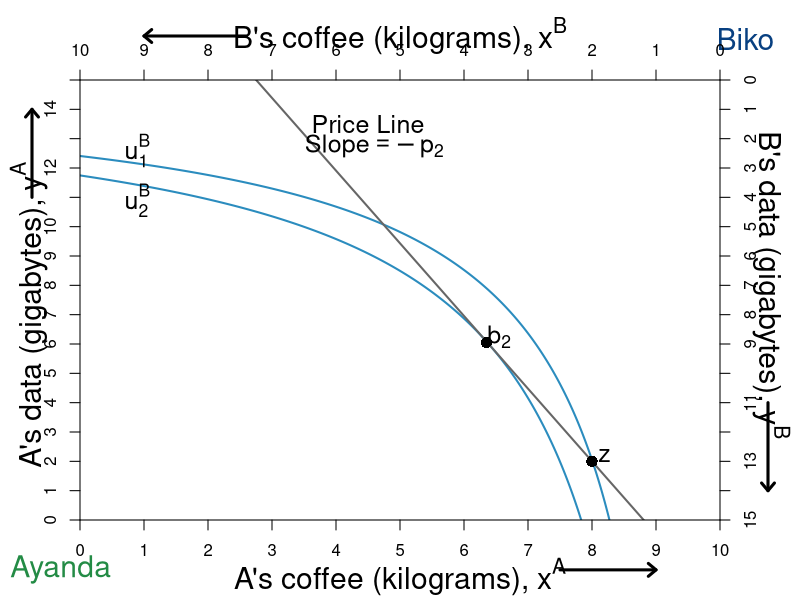

This chart was generated by the following R code:
#require(ggplot2)
require(shape)
#pdf(file = "property_psp1_offerSTEP1.pdf", width = 9, height = 7)
#pdf(file = "property_psp1_offerSTEP2.pdf", width = 9, height = 7)
#pdf(file = "property_psp1_offerSTEP3.pdf", width = 9, height = 7)
#pdf(file = "property_psp1_offerSTEP4.pdf", width = 9, height = 7)
pdf(file = "property/property_psp1_offer_step2.pdf", width = 9, height = 7)

#Set parameters for graphics
pointsize <- 1.8
axislabelsize <- 1.8
labelsize <- 1.5
namesize <- 1.8
annotatesize <- 1.5
graphlinewidth <- 2
segmentlinewidth <- 1.5


COL <- c("#7fc97f", "#beaed4", "#fdc086", "#ffff99", "#386cb0", "#f0027f", "#bf5b17", "#666666")
COLA <- c("#99d8c9","#66c2a4","#41ae76", "#238b45", "#005824")
COLB <- c("#4eb3d3", "#2b8cbe", "#0868ac","#084081")


indiffcurveA1 <- function(x, U = 4, A = 1, a = 0.5) {
  ((((U-2)/A)*(1/x)^a)^(1/(1-a)))
}

indiffcurveA2 <- function(x, U = 4, A = 1, a = 0.5) {
  (((U/A)*(1/x)^a)^(1/(1-a)))
}

indiffcurveA3 <- function(x, U = 6.196918, A = 1, a = 0.5) {
  (((U/A)*(1/x)^a)^(1/(1-a)))
}

indiffcurveA4 <- function(x, U = 6.984164, A = 1, a = 0.5) {
  ((((U)/A)*(1/x)^a)^(1/(1-a)))
}

paretoEC <- function(x) {
  (3/2)*x
}

MonopolyPrice <- function(x) {
  21.82142 - 2.477677*x 
}

PriceLine <- function(x, intercept = 10, slope = 1) {
  intercept - slope*x 
}


OfferCurveA <- function(x) {
  x/(x  - 4)
}

mrsplot <- function(x) {
  (13/2)*(x/(9-x)^2)
}

OfferCurveB <- function(x) {
  15 - (13/2)*(10 - x)/(9 - x)
}

#Deriving the offer curves: let py = 1
#wA = 8px + 2py = 8px + 2; Demand: x = w/2px => x = 4 + 1/px => px = 1/(x - 4)
#Offer curve is y = px*x => (1/(x-4))*x = x/(x-4) defined for x neq 4
#wA = 2px + 13py = 2px + 13; Demand: x = w/2px => x = 1 + 13/2px => px = 13/2(x - 1)
#B's Offer curve is y = px*x => (13/2)(1/(x-1))*x = (13/2)(x/(x-1)
#Therefore in terms of yA and xA:
#15 - y = (13/2)*(10 - x)/(10 - x - 1)
#Therefore y = 15 - (13/2)*(10-x)/(9 - x) defined for x neq 9
#The tangency of the indifference curve and the offer curve gives mrsplot
#Where mrsplot equals that offer curve, we get x = (3/17)*(51 - sqrt(221)) = 6.376576; 
#So y = 6.022321; therefore u = (6.376576^0.5)*(6.022321^0.5)

indiffcurveBneg1 <- function(x, U = 5.09, A = 1, a = 0.5) {
  15 - (((U/A)*(1/(10 - x))^a)^(1/(1-a)))
}

indiffcurveBneg2 <- function(x, U = 5.703502, A = 1, a = 0.5) {
  15 - (((U/A)*(1/(10 - x))^a)^(1/(1-a)))
}


par(mar =  c(4, 4, 4, 4))
xlims <- c(0, 10)
ylims <- c(0, 15)
xlims2 <- c(10, 0)
ylims2 <- c(15, 0)

plot(0, 0, xlim = xlims, ylim = ylims, type = "n",
     xlab = "",
     ylab = "", 
     xaxt = "n", 
     yaxt = "n", 
     cex.lab = axislabelsize, 
     bty = "n",
     xaxs="i", 
     yaxs="i")


npts <- 500 
npts2 <- 501

#Specify the sequences of points for graphing. 
xx1 <- seq(xlims[1], xlims[2], length.out = npts)
yy1 <- indiffcurveA2(xx1, U = 4, A = 1, a = 0.5)
yy2 <- indiffcurveA2(xx1)

xx2 <- seq(4, xlims[2], length.out = npts)
xx3 <- seq(xlims[1], 9, length.out = npts)

#Draw the lines for the graphs
#lines(xx1, mrsplot(xx1), col = COL[1], lwd = graphlinewidth)
lines(xx1, indiffcurveBneg1(xx1), col = COLB[2], lwd = graphlinewidth)
lines(xx1, indiffcurveBneg2(xx1), col = COLB[2], lwd = graphlinewidth)
#lines(xx1, indiffcurveBneg2(xx1, U = 6.4), col = COLB[2], lwd = graphlinewidth)
#lines(xx1, indiffcurveBneg2(xx1, U = 7.5), col = COLB[2], lwd = graphlinewidth)

#lines(xx3, OfferCurveB(xx3), col = COLB[4], lwd = graphlinewidth+1)
lines(xx1, MonopolyPrice(xx1), col = COL[8], lwd = graphlinewidth)
#lines(xx1, PriceLine(xx1), col = COL[8], lwd = graphlinewidth)
#lines(xx1, PriceLine(xx1, intercept = 15, slope = 1.63), col = COL[8], lwd = graphlinewidth)
#lines(xx1, PriceLine(xx1, intercept = 50, slope = 6), col = COL[8], lwd = graphlinewidth)

#Customize ticks and labels for the plot
ticksy <- seq(from = 0, to = 15, by = 1)
ylabels <- seq(from = 0, to = 15, by = 1)
ticksx <- seq(from = 0, to = 10, by = 1)
xlabels <- seq(from = 0, to = 10, by = 1)
axis(1, at = ticksx, pos = 0, labels = xlabels)
axis(2, at = ticksy, pos = 0, labels = ylabels, las = 0)

#Axis labels
mtext(expression(paste("A's coffee (kilograms), ", x^A)), side=1, line = 3, cex = axislabelsize)
text(-0.8, 7, expression(paste("A's data (gigabytes), ", y^A)), xpd = TRUE, cex = axislabelsize, srt = 90) 

#Add arrows:
arrows(-0.75, 11, -0.75, 14, xpd = TRUE, length=0.1,angle=40,lwd=3)
arrows(7.5, -1.7, 9, -1.7, xpd = TRUE, length=0.1,angle=40,lwd=3)

#Annotation of the three graphs and the NE
#text(9.6, 0.9, expression(u[1]^A))
# text(9.6, 2.2, expression(u[1]^A))
# text(9.6, 4.4, expression(u[2]^A))
#text(9.6, 5.9, expression(u[4]^A))

#Perhaps useful point to label the unused intersection of the participation constraints
#points(1.34, 12, pch = 16, col = "black", cex = 1.5)



#Pareto efficiency curve
# segments(3.27, 4.9, 5.84, 8.77, lty = 1, lwd = graphlinewidth, col = COL[2])
# text(4.7, 5, expression("Pareto Efficient Curve"))
# Arrows(4.5, 5.3, 4.5, 6.2, col = "black", lty = 1, lwd = 2, arr.type = "triangle", arr.lwd = 0.5)
#Label B's offer curve
#text(1, 3, expression("B's Offer Curve"))
 #Arrows(1, 3.3, 1, 7.2, col = "black", lty = 1, lwd = 2, arr.type = "triangle", arr.lwd = 0.5)

#First Price Line
# text(6.8, 13.5, expression(paste("Price Line")))
# text(6.8, 13, expression(paste("Slope", phantom()==-p[1])))

#Second price line
text(4.5, 13.5, expression(paste("Price Line")), cex = annotatesize)
text(4.6, 12.75, expression(paste("Slope", phantom()==-p[2])), cex = annotatesize)

#Third price line
# text(2, 13.5, expression(paste("Price Line")))
# text(2, 13, expression(paste("Slope", phantom()==-p[3])))


# Arrows(6.3, 13, 3.8, 13, col = "black", lty = 1, lwd = 2, arr.type = "triangle", arr.lwd = 0.5)

#  text(8, 13.5, expression(paste("Different price lines")))
# text(8, 13, expression(paste("going through the endowment")))
#  text(8, 12.5, expression(paste("and tangent to B's ICs")))
#  text(8, 12, expression(paste("form the offer curve")))
# text(7, 13, expression(paste("Slope", phantom()==-p[m])))
# Arrows(6.3, 13, 3.8, 13, col = "black", lty = 1, lwd = 2, arr.type = "triangle", arr.lwd = 0.5)

#Add a point for the initial endowment
points(8, OfferCurveB(x = 8), pch = 16, col = "black", cex = 1.5)
text(8+0.2, OfferCurveB(x = 8) + 0.2, expression(z), cex = labelsize)


#Add a point for the initial endowment
points(6.35, OfferCurveB(x = 6.35), pch = 16, col = "black", cex = 1.5)
text(6.35 + 0.2, OfferCurveB(x = 6.35) + 0.2, expression(b[2]), cex = labelsize)

#Add a point for the initial endowment
# points(5, OfferCurveB(x = 5), pch = 16, col = "black", cex = 1.5)
#text(5 + 0.2, OfferCurveB(x = 5) + 0.3, expression(b[3]))

#Add a point for the initial endowment
#points(2.5, OfferCurveB(x = 2.5), pch = 16, col = "black", cex = 1.5)
# text(2.5 + 0.2, OfferCurveB(x = 2.5) + 0.3, expression(b[4]))


text(-0.3, -1.7, expression("Ayanda"), xpd = TRUE, cex = namesize, col = COLA[4])
text(10.4, 16.4, expression("Biko"), xpd = TRUE, cex = namesize, col = COLB[4])

#Set up second axes and labels

par(new = TRUE)

#Use the same x and ylims as previously, but with locations switched
xlims2 <- c(10, 0)
ylims2 <- c(15, 0)

#Leave the ylab and xlab blank to ensure no axes titles
plot(0, 0, xlim = xlims2, ylim = ylims2, type = "n",
     xlab = expression(paste("")),
     ylab = expression(paste("")),
     xaxt = "n", 
     yaxt = "n", 
     cex.lab = 1.3, 
     bty = "n",
     xaxs="i", 
     yaxs="i")

#Set up axes at sides 3 and 4 (top and right)
axis(side = 3, at = ticksx, pos = 0, labels = xlabels)
axis(side = 4, at = ticksy, pos = 0, labels = ylabels, las = 0)

text(5, -1.5, expression(paste("B's coffee (kilograms), ", x^B)), xpd = TRUE, cex = axislabelsize)
text(-0.8, 7, expression(paste("B's data (gigabytes), ", y^B)), xpd = TRUE, cex = axislabelsize, srt = 270) 

#Add arrows:
arrows(-0.75, 11, -0.75, 14, xpd = TRUE, length=0.1,angle=40,lwd=3)
arrows(7.4, -1.5, 9, -1.5, xpd = TRUE, length=0.1,angle=40,lwd=3)


#Functions for B's indifference curves
indiffcurveB1 <- function(x, U = 5.09, A = 1, a = 0.5) {
  ((((U-2)/A)*(1/x)^a)^(1/(1-a)))
}

indiffcurveB2 <- function(x, U = 5.09, A = 1, a = 0.5) {
  (((U/A)*(1/x)^a)^(1/(1-a)))
}

indiffcurveB3 <- function(x, U = 5.703502, A = 1, a = 0.5) {
  ((((U)/A)*(1/x)^a)^(1/(1-a)))
}

indiffcurveB4 <- function(x, U = 8.244574, A = 1, a = 0.5) {
  ((((U)/A)*(1/x)^a)^(1/(1-a)))
}

indiffcurveB5 <- function(x, U = 9, A = 1, a = 0.5) {
  ((((U)/A)*(1/x)^a)^(1/(1-a)))
}



#lines(xx1, indiffcurveB1(xx1), col = COLB[3], lwd = graphlinewidth)
#lines(xx1, indiffcurveB2(xx1), col = COLB[3], lwd = graphlinewidth)
#lines(xx1, indiffcurveB3(xx1), col = COLB[3], lwd = graphlinewidth)
#lines(xx1, indiffcurveB4(xx1), col = COLB[3], lwd = graphlinewidth)

#Label B's indifference curves
text(9.1, 2.4, expression(u[1]^B), cex = labelsize)
text(9.1, 4.1, expression(u[2]^B), cex = labelsize)
#text(9.1, 5, expression(u[3]^B))
 #text(9.1, 6.7, expression(u[4]^B))








#Label a point on the middle of the curve
#points(5, 7.5, pch = 16, col = "black", cex = 1.5)
#text(5, 7, expression(i))

#(5^0.5)*(7.5^0.5) = 6.123724

#Add point for comparison to participation constraint
#points(6.2, 1.55, pch = 16, col = "black", cex = 1.5)
#text(6.1, 1.2, expression(d))


#Calculate TIOLI power allocation for B
#mrs(x,y) => pareto efficient curve is (3/2)x = y
#A's initital utility is 4 = u(8,2) = (8^0.5)*(2^0.5)
#Therefore substitute in the contract curve u_e^A = 4 = (x^A)^(0.5)(3/2*x^A)^0.5
# => x^A = 4/((3/2)^0.5) = 3.27 => x^B = 6.73
# => y^A = 3/2(x^A) = 4.9 => y^B = 10.1

#Add point g for B's TIOLI power
# points(6.73, 10.1, pch = 16, col = "black", cex = 1.5)
# text(6.73, 10.6, expression(g))

#Calculate TIOLI power allocation for A
#mrs(x,y) => pareto efficient curve is (3/2)x = y
#A's initital utility is 4 = u(8,2) = (8^0.5)*(2^0.5)
#Therefore substitute in the contract curve u_e^A = 4 = (x^A)^(0.5)(3/2*x^A)^0.5
# => x^B = 5.09/((3/2)^0.5) = 4.16 => x^A = 5.84
# => y^B = 3/2(x^B) = 6.23 => y^A = 8.77 
#=> u^A = (5.84^0.5)*(8.77^0.5) = 7.156591
#Add point f for A's TIOLI power
# points(4.16, 6.23, pch = 16, col = "black", cex = 1.5)
# text(4.16, 5.8, expression(f))


#Annotating B's endowment
# text(1.8, 12.5, expression(e))

#Annotating a point that is a Pareto improvement over e.
# points(3.623424, 8.977679, pch = 16, col = "black", cex = 1.5)
# text(3.5, 8.6, expression(m))
#(2.94^0.5)*(12.76^0.5)

#Label Pareto Improving Lens
#text(7, 5, expression(paste("Pareto-Improving Lens")))

dev.off()
